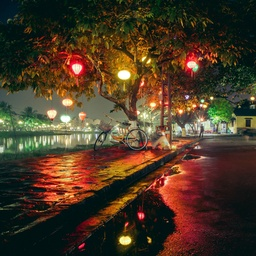
#> input picture input/bike.jpg, 256 x 256 px, shrunk from 512 x 512 before the run
$ python main.py
#> lines starting #> are read from the running program, lines starting #| are printed output that depends on the picture
# -*- coding: utf-8 -*-
import cv2
import numpy as np
from numba import  jit

OUTPUT_DIR = 'output/'

def main_bokeh():
    input_file = input('Image file: ')
#> the answer given: input/bike.jpg
    input_img = cv2.imread(input_file)
#> input_img is the input picture: shape (256, 256, 3); mean B, G, R 37.4, 56.4, 74.4
    if  input_img is  None :
        return print(f'Error loadind file {input_file}')

    kernel_file = input('Kernel file: ')
#> the answer given: input/el.jpg
    kernel_img = cv2.imread(kernel_file)
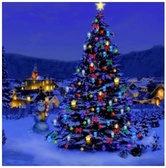
#> input picture input/el.jpg, 166 x 168 px, shrunk from 333 x 335 before the run
#> kernel_img is the input picture: shape (168, 166, 3); mean B, G, R 148.1, 69.5, 62.6
    if  kernel_img is  None :
        return print(f'Error loadind file {kernel_file}')

    output_img =  input('Output file: ')
#> the answer given: out.png

    # Размер картинки и ядра
    # The size of the image and kernel
    h_img, w_img = input_img.shape[:2]
#> h_img = 256; w_img = 256
    h_kernel, w_kernel = kernel_img.shape[:2]
#> h_kernel = 168; w_kernel = 166
    if max(h_kernel, w_kernel) >= min(h_img, w_img):
        return print('Image smaller than kernel!')

    # Рамка Zero-border
    # Frame Zero-border
    h_border, w_border = h_kernel//2, w_kernel//2
#> h_border = 84; w_border = 83
    border_img = cv2.copyMakeBorder(input_img, h_border, h_border, w_border, w_border, 0)
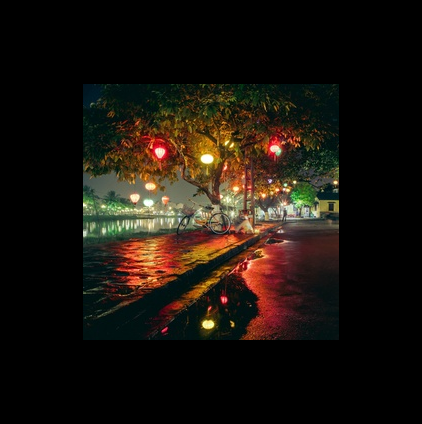
#> border_img: shape (424, 422, 3); mean B, G, R 13.7, 20.6, 27.2

    # Свертка по всем каналам
    # Convolution across all channels
    out = channel_convolution(border_img, kernel_img, h_img, w_img, h_kernel, w_kernel)
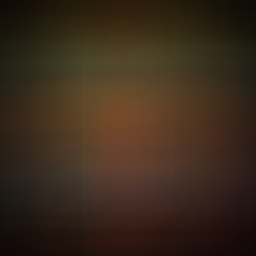
#> out: shape (256, 256, 3); mean B, G, R 27.5, 42.2, 58.2

    #Original (Оригинал)
    cv2.imshow('Image', input_img)
    cv2.waitKey(0)

    #Bokeh Effect (Эффект боке)
    cv2.imshow('Image', out)
    cv2.waitKey(0)

    output_name = OUTPUT_DIR + output_img
    try:
        cv2.imwrite(output_name, out)
    except:
        return print('Error writing file.')
    return print(f'Image is successfully saved as file: {output_name}')

# Свертка по всем каналам
# Convolution across all channels
@jit
def channel_convolution(border_img, kernel_original, h_img, w_img, h_kern, w_kern):
    # Нормирование
    # Normalization
    border_img = border_img / 255
    kernel_original = kernel_original / 255

    # Массив с размерами основного изображения
    # Array with the dimensions of the main image
    out_img = np.zeros((h_img, w_img,3))

    i, j, k = 0, 0, 0
    for k in range(3): # Chanels (По каналам)
        for i in range(h_img): # Hight (По высоте)
            for j in range(w_img): # Width (По ширине)
                kernel_sum = np.sum(kernel_original[:,:,k]) # Sum (Сумма для текущего)
                out_img[i,j,k]= np.sum(kernel_original[:,:,k] * border_img[i:i + h_kern, j:j + w_kern, k])/kernel_sum
            j+=1
        i+=1
    k +=1

    return  (out_img * 255).astype(np.uint8)# Denormalization (Денормирование)

if __name__ == '__main__':
    main_bokeh()
